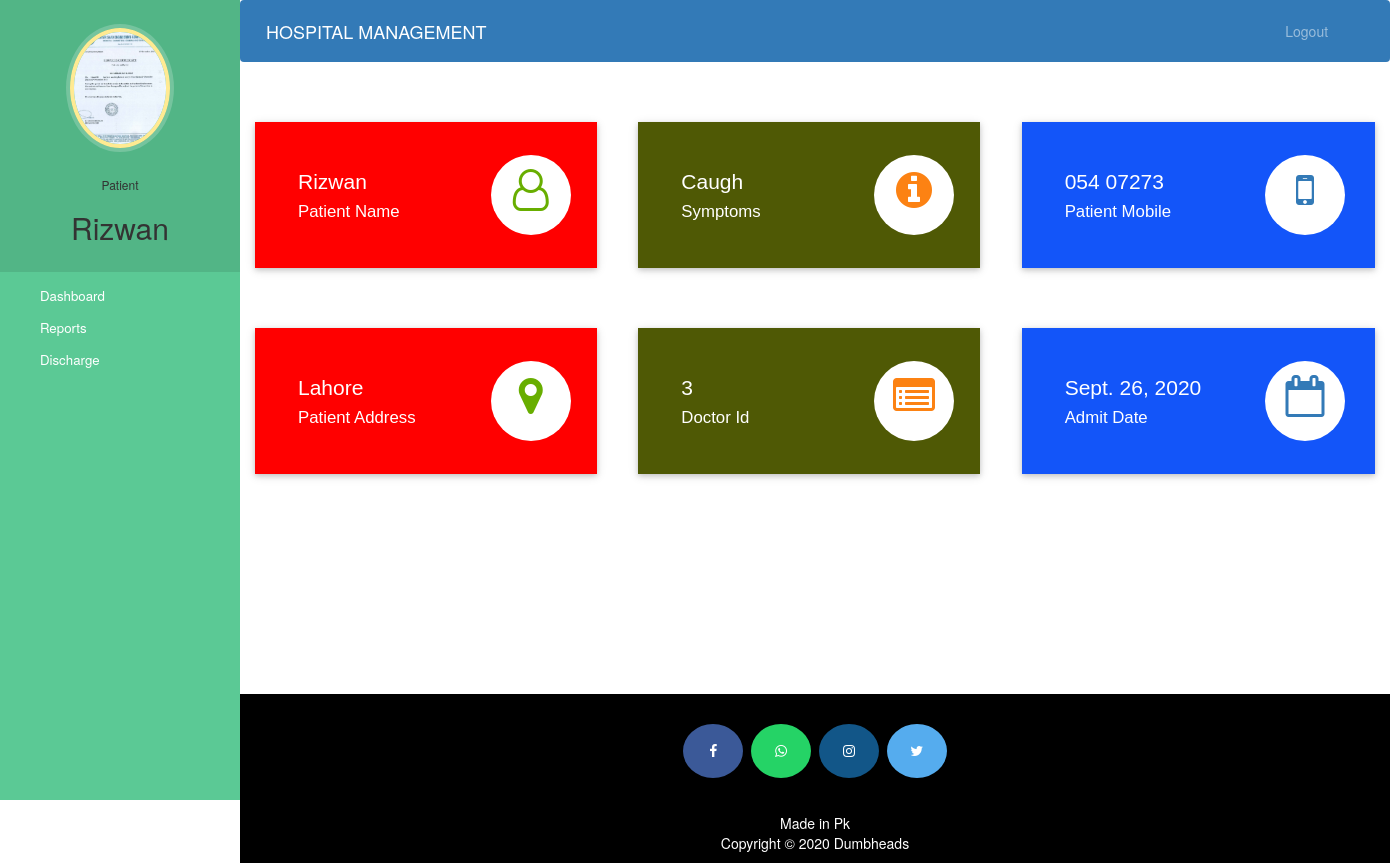
Page /patientdashboard/ (signed in) on the committed database.
### hospital/models.py (models this page shows, shortened)
class Patient(models.Model):
    user=models.OneToOneField(User,on_delete=models.CASCADE)
    profile_pic= models.ImageField(upload_to='profile_pic/PatientProfilePic/',null=True,blank=True)
    address = models.CharField(max_length=40)
    mobile = models.CharField(max_length=20,null=False)
    symptoms = models.CharField(max_length=100,null=False)
    assignedDoctorId = models.PositiveIntegerField(null=True)
    admitDate=models.DateField(auto_now=True)
    status=models.BooleanField(default=False)

### hospital/views.py (the view)
# urls.py: path('patientdashboard/', views.patient_dashboard, name= 'patient_dashboard'),
def patient_dashboard(request):
    patient=models.Patient.objects.get(user_id=request.user.id)
    return render(request,'temp/patientdashboard.html',{'patient':patient})

### templates/temp/patientdashboard.html
{% extends 'temp/patientbase.html' %}
{% load static %}
{% block content %}
{%include 'temp/patient_main.html'%}
<br><br><br><br>
{% endblock content %}

### templates/temp/patientbase.html (shortened to what this page needs)
<!DOCTYPE html>
{% load static %}
<link rel="stylesheet" href="{% static 'hospital/css/bootstrap.min.css' %}">
<html lang="en">
<head>
  <link rel="stylesheet" href="https://stackpath.bootstrapcdn.com/bootstrap/4.3.1/css/bootstrap.min.css">
  <link rel="stylesheet" href="https://maxcdn.bootstrapcdn.com/font-awesome/4.7.0/css/font-awesome.min.css">
  <link rel="stylesheet" href="{% static '/style.css' %}">
</head>
<body>
  <nav class="menu" tabindex="0">
    <header class="avatar">
      <img src="{% static patient.profile_pic.url %}" alt="Profile Pic" />
      <br><br>
      <h6>Patient</h6>
      <h2>{{request.user.first_name}}</h2>
    </header>
    <ul>
      <li tabindex="0" class="icon-dashboard"> <a style="color:white; text-decoration:none;" href="/patientdashboard"><span>Dashboard</span></a> </li>
      <li tabindex="0" class="icon-calendar"> <a style="color:white; text-decoration:none;" href="/patient_report"><span>Reports</span></a></li>
      <li tabindex="0" class="icon-users"> <a style="color:white; text-decoration:none;" href="/patient-discharge"><span>Discharge</span></a></li>
    </ul>
  </nav>
  <main>
    <div class="bs-example">
      <nav class="navbar navbar-expand-md  navbar-dark fixed-top" style="background:#337AB7;">
        <a href="/admin-dashboard" class="navbar-brand">HOSPITAL MANAGEMENT</a>
        <div class="collapse navbar-collapse justify-content-between" id="navbarCollapse">
          <div class="navbar-nav" style=" margin-left: 90%;">
            <a href='{% url 'logout'%}' class="nav-item nav-link">Logout</a>
          </div>
        </div>
      </nav>
    </div>
    <br><br>
    {% block content %}
    {% endblock content %}
    <br><br><br><br><br><br><br>
    <footer>
      <p>
        <a id="ftr" href="" class="fa fa-facebook"></a>
        <a id="ftr" href="=#" class="fa fa-whatsapp"></a>
        <a id="ftr" href="" class="fa fa-instagram"></a>
        <a id="ftr" href="" class="fa fa-twitter"></a>
      </p>
      <br>
      <div class="container">
        <div class="row">
          <div class="col-md-12 col-sm-12">
            <div style="color:#ffffff;" class="wow fadeInUp footer-copyright">
              <p>Made in Pk <br>
                Copyright &copy; 2020 Dumbheads </p>
            </div>
          </div>
        </div>
      </div>
    </footer>
  </main>
</body>
</html>

### templates/temp/patient_main.html (shortened to what this page needs)
<!DOCTYPE html>
<html lang="en" dir="ltr">
<head>
  <link rel="stylesheet" href="https://maxcdn.bootstrapcdn.com/bootstrap/3.4.1/css/bootstrap.min.css">
  <link rel="stylesheet" href="https://cdnjs.cloudflare.com/ajax/libs/font-awesome/4.7.0/css/font-awesome.min.css">
</head>
<body>
  <div class="market-updates">
    <div class="col-md-4 market-update-gd">
      <div class="market-update-block clr-block-1">
        <div class="col-md-8 market-update-left">
          <h3>{{request.user.first_name}}</h3>
          <h4>Patient Name</h4>
        </div>
        <div class="col-md-4 market-update-right">
          <i class="fa fa-user-o"> </i>
        </div>
        <div class="clearfix"> </div>
      </div>
    </div>
    <div class="col-md-4 market-update-gd">
      <div class="market-update-block clr-block-2">
        <div class="col-md-8 market-update-left">
          <h3>{{patient.symptoms}}</h3>
          <h4>Symptoms</h4>
        </div>
        <div class="col-md-4 market-update-right">
          <i class="fa fa-info-circle"></i>
        </div>
        <div class="clearfix"> </div>
      </div>
    </div>
    <div class="col-md-4 market-update-gd">
      <div class="market-update-block clr-block-3">
        <div class="col-md-8 market-update-left">
          <h3>{{patient.mobile}}</h3>
          <h4>Patient Mobile</h4>
        </div>
        <div class="col-md-4 market-update-right">
          <i class="fa fa-mobile" aria-hidden="true"></i>
        </div>
        <div class="clearfix"> </div>
      </div>
    </div>
  </div>
  <br><br><br>
  <div class="market-updates">
    <div class="col-md-4 market-update-gd">
      <div class="market-update-block clr-block-1">
        <div class="col-md-8 market-update-left">
          <h3>{{patient.address}}</h3>
          <h4>Patient Address</h4>
        </div>
        <div class="col-md-4 market-update-right">
          <i class="fa fa-map-marker"> </i>
        </div>
        <div class="clearfix"> </div>
      </div>
    </div>
    <div class="col-md-4 market-update-gd">
      <div class="market-update-block clr-block-2">
        <div class="col-md-8 market-update-left">
          <h3>{{patient.assignedDoctorId}}</h3>
          <h4>Doctor Id</h4>
        </div>
        <div class="col-md-4 market-update-right">
          <i class="fa fa-list-alt"></i>
        </div>
        <div class="clearfix"> </div>
      </div>
    </div>
    <div class="col-md-4 market-update-gd">
      <div class="market-update-block clr-block-3">
        <div class="col-md-8 market-update-left">
          <h3>{{patient.admitDate}}</h3>
          <h4>Admit Date</h4>
        </div>
        <div class="col-md-4 market-update-right">
          <i class="fa fa-calendar-o" aria-hidden="true"></i>
        </div>
        <div class="clearfix"> </div>
      </div>
    </div>
  </div>
</body>
</html>

### static/style.css (style rules this page uses)
body { padding-left: 240px; }
main { position: relative; height: 100vh; }
.menu { background: #5bc995; height: 100vh; width: 240px; position: fixed; top: 0px; left: 0; z-index: 5; outline: none; }
.menu .avatar { background: rgba(0, 0, 0, 0.1); padding: 2em 0.5em; text-align: center; }
.menu .avatar img { width: 100px; border-radius: 50%; overflow: hidden; border: 4px solid #ffea92; box-shadow: 0 0 0 4px rgba(255, 255, 255, 0.2); }
.menu .avatar h2 { font-weight: normal; margin-bottom: 0; }
.menu ul { list-style: none; padding: 0.5em 0; margin: 0; }
.menu ul li { padding: 0.5em 1em 0.5em 3em; font-size: 0.95em; font-weight: regular; background-repeat: no-repeat; background-position: left 15px center; background-size: auto 20px; transition: all 0.15s linear; cursor: pointer; }
.menu ul li.icon-dashboard { background-image: url("http://www.entypo.com/images//gauge.svg"); }
.menu ul li.icon-users { background-image: url("http://www.entypo.com/images//users.svg"); }
.menu ul li.icon-calendar { background-image: url("http://www.entypo.com/images//calendar.svg"); }

### templates/temp/patientbase.html (style rules this page uses)
a:link { text-decoration: none; }
a { color: white; }
footer { padding: 0px 0px 0px 0px; background-color: black; margin: 0px; }
#ftr { padding: 20px; }
.fa { font-size: 23px; width: 60px; text-align: center; text-decoration: none; margin: 5px 2px; border-radius: 50%; }
.fa-facebook { background: #3B5998; color: white; margin-top: 30px; }
.fa-whatsapp { background: #25d366; color: white; }
.fa-twitter { background: #55ACEE; color: white; }
.fa-instagram { background: #125688; color: white; }
p { text-align: center; }

### templates/temp/patient_main.html (style rules this page uses)
.market-update-block { padding: 2em 2em; background: #999; }
.market-update-block h3 { color: #fff; font-size: 1.5em; font-family: 'Carrois Gothic', sans-serif; }
.market-update-block h4 { font-size: 1.2em; color: #fff; margin: 0.3em 0em; font-family: 'Carrois Gothic', sans-serif; }
.market-update-block.clr-block-1 { background: #ff0000; margin-right: 0.8em; box-shadow: 0 2px 5px 0 rgba(0, 0, 0, 0.16), 0 2px 10px 0 rgba(0, 0, 0, 0.12); transition: 0.5s all; -webkit-transition: 0.5s all; -moz-transition: 0.5s all; -o-transition: 0.5s all; }
.market-update-block.clr-block-2 { background: #4f5905; margin-right: 0.8em; box-shadow: 0 2px 5px 0 rgba(0, 0, 0, 0.16), 0 2px 10px 0 rgba(0, 0, 0, 0.12); transition: 0.5s all; -webkit-transition: 0.5s all; -moz-transition: 0.5s all; -o-transition: 0.5s all; }
.market-update-block.clr-block-3 { background: #1355f9; box-shadow: 0 2px 5px 0 rgba(0, 0, 0, 0.16), 0 2px 10px 0 rgba(0, 0, 0, 0.12); transition: 0.5s all; -webkit-transition: 0.5s all; -moz-transition: 0.5s all; -o-transition: 0.5s all; }
.market-update-right i.fa.fa-user-o, i.fa.fa-map-marker { font-size: 3em; color: #68AE00; width: 80px; height: 80px; background: #fff; text-align: center; border-radius: 49px; -webkit-border-radius: 49px; -moz-border-radius: 49px; -o-border-radius: 49px; line-height: 1.7em; }
.market-update-right i.fa.fa-info-circle, i.fa.fa-list-alt { font-size: 3em; color: #FC8213; width: 80px; height: 80px; background: #fff; text-align: center; border-radius: 49px; -webkit-border-radius: 49px; -moz-border-radius: 49px; -o-border-radius: 49px; line-height: 1.7em; }
.market-update-right i.fa.fa-mobile, i.fa.fa-calendar-o { font-size: 3em; color: #337AB7; width: 80px; height: 80px; background: #fff; text-align: center; border-radius: 49px; -webkit-border-radius: 49px; -moz-border-radius: 49px; -o-border-radius: 49px; line-height: 1.7em; }
.market-update-left { padding: 0px; }

### rows in the picture
Patient: profile_pic (picture), symptoms "Caugh", mobile "054 07273", address "Lahore", assignedDoctorId "3", admitDate "Sept. 26, 2020"

### other values in the picture
{{ request.user.first_name }} "Rizwan"
